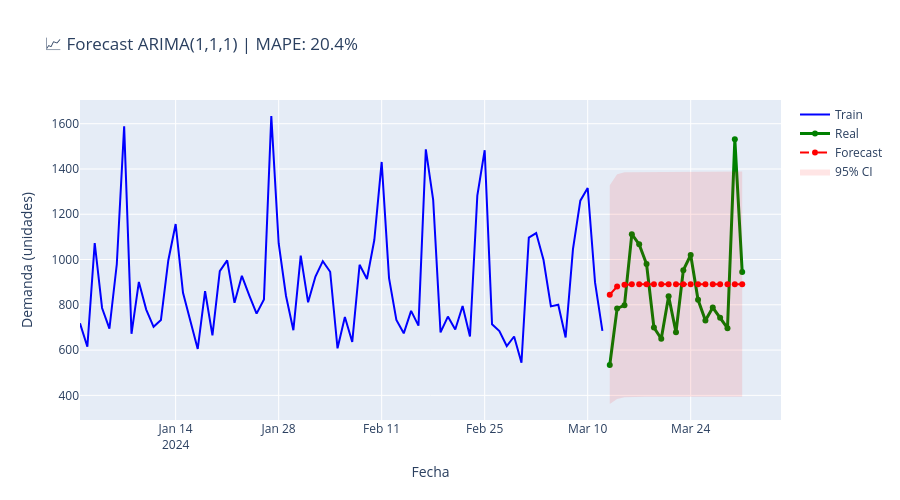

The code cell stored with this chart in its notebook:
### Markdown cell above
---

## 📈 Paso 7: Forecast y evaluación

**Métricas de evaluación:**
- **MAE:** Error absoluto medio (unidades)
- **RMSE:** Raíz del error cuadrático medio (penaliza errores grandes)
- **MAPE:** Error porcentual absoluto medio (%)

**Intervalos de confianza:** Cuantifican incertidumbre del pronóstico (95% CI)

### Code cell
# Generar pronóstico
forecast_steps = len(test)
forecast_result = model_fit.get_forecast(steps=forecast_steps)
forecast = forecast_result.predicted_mean
conf_int = forecast_result.conf_int()

# Métricas de error
mae = mean_absolute_error(test, forecast)
rmse = np.sqrt(mean_squared_error(test, forecast))
mape = np.mean(np.abs((test - forecast) / test)) * 100

print(f"\n📊 Métricas de Precisión:")
print(f"   MAE:  {mae:.1f} unidades")
print(f"   RMSE: {rmse:.1f} unidades")
print(f"   MAPE: {mape:.1f}%")

# Visualizar forecast vs real
fig = go.Figure()
fig.add_trace(go.Scatter(x=train.index, y=train.values, mode='lines', 
                         name='Train', line=dict(color='blue')))
fig.add_trace(go.Scatter(x=test.index, y=test.values, mode='lines+markers', 
                         name='Real', line=dict(color='green', width=3)))
fig.add_trace(go.Scatter(x=test.index, y=forecast.values, mode='lines+markers', 
                         name='Forecast', line=dict(color='red', dash='dash', width=2)))

# Intervalos de confianza
fig.add_trace(go.Scatter(
    x=test.index.tolist() + test.index.tolist()[::-1],
    y=conf_int.iloc[:, 0].tolist() + conf_int.iloc[:, 1].tolist()[::-1],
    fill='toself',
    fillcolor='rgba(255,0,0,0.1)',
    line=dict(color='rgba(255,255,255,0)'),
    name='95% CI'
))

fig.update_layout(
    title=f"📈 Forecast ARIMA(1,1,1) | MAPE: {mape:.1f}%",
    xaxis_title="Fecha",
    yaxis_title="Demanda (unidades)",
    height=500
)
fig.show()
